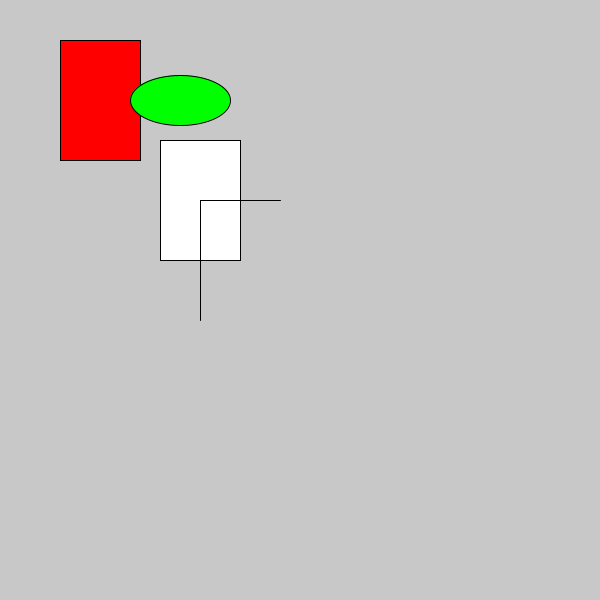
Frame 1 (no input)
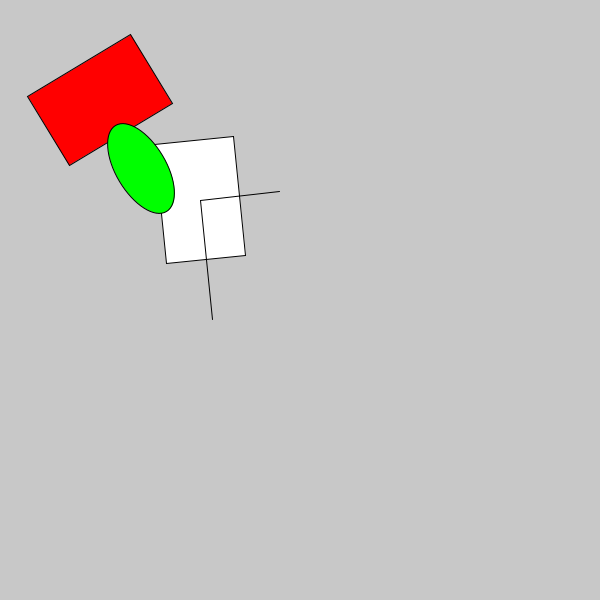
Frame 60 (the mouse pressed at the canvas centre just before this capture)
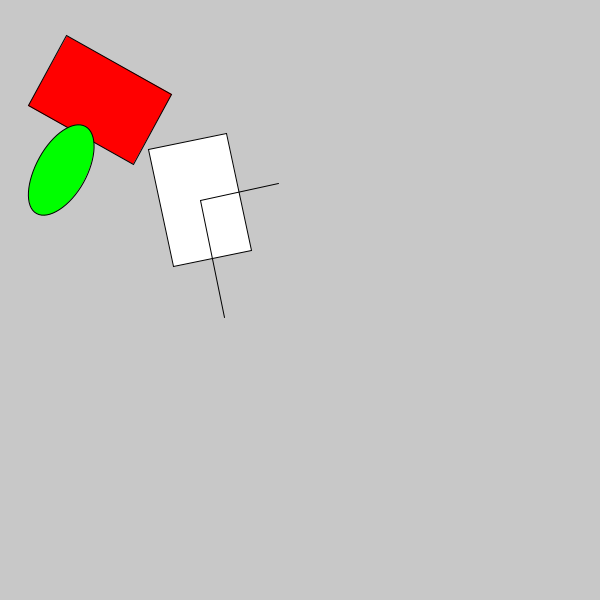
Frame 120 (the mouse held since frame 60 and released just before this capture)

The Processing sketch that drew these frames (run headless with seeded random() and noise(); from frame 60 on, the mouse is pressed at the canvas centre):

// Processing sketch: pushAndPop_001
// ── pushAndPop_001.pde
float dAngle = 0;

void setup() {
  size(600, 600);
  rectMode(CENTER);
}

void draw() {
  background(200);
  
  float myAngle = radians(dAngle);
  pushMatrix(); //(
  translate(200,200);
  rotate(myAngle);
  //this is for the white rectangle
  fill(255);
  rect(0,0, 80, 120);
  line(0,0, 80,0);
  line(0,0, 0, 120);
  popMatrix(); //)
  
  //this is for the red rectangle
  pushMatrix();
  translate(100,100);
  rotate(myAngle*-10);
  fill(255,0,0);
  rect(0,0, 80, 120);
  fill(0,255,0);
  ellipse(80,0,100,50);
  popMatrix();
  
  dAngle=dAngle-0.1;
  //dAngle=dAngle+0.1;
}
